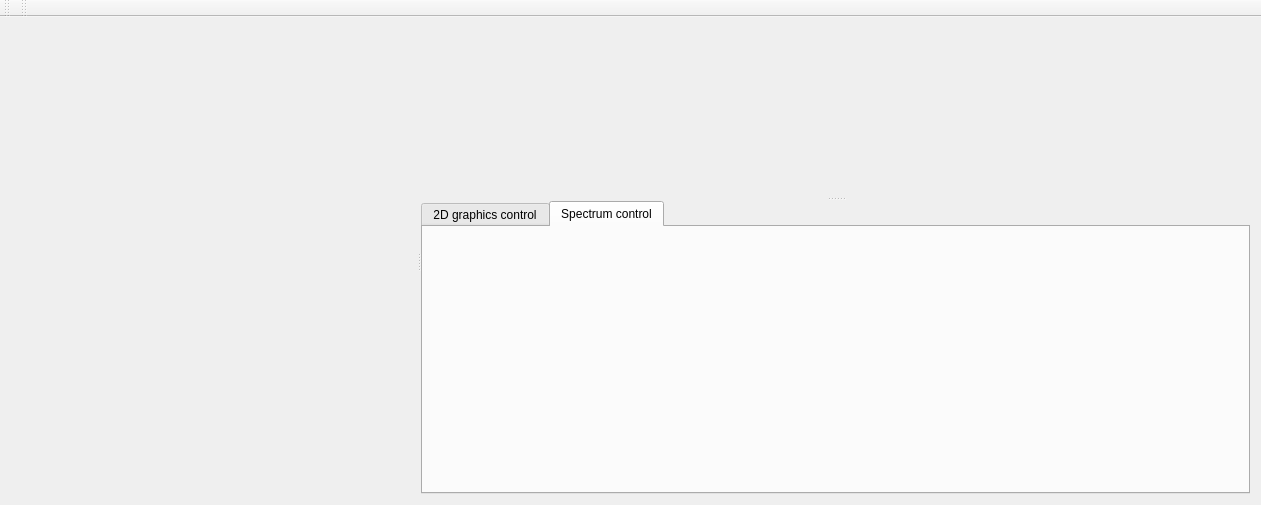
<?xml version="1.0" encoding="UTF-8"?>
<ui version="4.0">
 <class>MainWindow</class>
 <widget class="QMainWindow" name="MainWindow">
  <property name="geometry">
   <rect>
    <x>0</x>
    <y>0</y>
    <width>1261</width>
    <height>505</height>
   </rect>
  </property>
  <property name="windowTitle">
   <string>MainWindow</string>
  </property>
  <widget class="QWidget" name="centralWidget">
   <layout class="QGridLayout" name="gridLayout_3">
    <item row="0" column="0">
     <widget class="QSplitter" name="splitter_2">
      <property name="orientation">
       <enum>Qt::Horizontal</enum>
      </property>
      <widget class="SpectrWidget" name="widget_spectr" native="true"/>
      <widget class="QSplitter" name="splitter">
       <property name="orientation">
        <enum>Qt::Vertical</enum>
       </property>
       <widget class="Widget" name="widget_2D" native="true"/>
       <widget class="QTabWidget" name="widget_tab_control">
        <property name="palette">
         <palette>
          <active>
           <colorrole role="Base">
            <brush brushstyle="SolidPattern">
             <color alpha="255">
              <red>255</red>
              <green>255</green>
              <blue>255</blue>
             </color>
            </brush>
           </colorrole>
          </active>
          <inactive>
           <colorrole role="Base">
            <brush brushstyle="SolidPattern">
             <color alpha="255">
              <red>255</red>
              <green>255</green>
              <blue>255</blue>
             </color>
            </brush>
           </colorrole>
          </inactive>
          <disabled>
           <colorrole role="Base">
            <brush brushstyle="SolidPattern">
             <color alpha="255">
              <red>240</red>
              <green>240</green>
              <blue>240</blue>
             </color>
            </brush>
           </colorrole>
          </disabled>
         </palette>
        </property>
        <property name="currentIndex">
         <number>1</number>
        </property>
        <widget class="QWidget" name="tab">
         <attribute name="title">
          <string>2D graphics control</string>
         </attribute>
         <layout class="QGridLayout" name="gridLayout">
          <item row="0" column="0">
           <widget class="Form" name="widget_contr_2D" native="true"/>
          </item>
         </layout>
        </widget>
        <widget class="QWidget" name="tab_2">
         <attribute name="title">
          <string>Spectrum control</string>
         </attribute>
         <layout class="QGridLayout" name="gridLayout_2">
          <item row="0" column="0">
           <widget class="Form_Spectr" name="widget_spectr_contr" native="true"/>
          </item>
         </layout>
        </widget>
       </widget>
      </widget>
     </widget>
    </item>
   </layout>
  </widget>
  <widget class="QMenuBar" name="menuBar">
   <property name="geometry">
    <rect>
     <x>0</x>
     <y>0</y>
     <width>1261</width>
     <height>21</height>
    </rect>
   </property>
  </widget>
  <widget class="QToolBar" name="mainToolBar">
   <attribute name="toolBarArea">
    <enum>TopToolBarArea</enum>
   </attribute>
   <attribute name="toolBarBreak">
    <bool>false</bool>
   </attribute>
  </widget>
  <widget class="QToolBar" name="toolBar">
   <property name="windowTitle">
    <string>toolBar</string>
   </property>
   <attribute name="toolBarArea">
    <enum>TopToolBarArea</enum>
   </attribute>
   <attribute name="toolBarBreak">
    <bool>false</bool>
   </attribute>
  </widget>
 </widget>
 <layoutdefault spacing="6" margin="11"/>
 <customwidgets>
  <customwidget>
   <class>Widget</class>
   <extends>QWidget</extends>
   <header>widget.h</header>
   <container>1</container>
  </customwidget>
  <customwidget>
   <class>Form</class>
   <extends>QWidget</extends>
   <header>form.h</header>
   <container>1</container>
  </customwidget>
  <customwidget>
   <class>SpectrWidget</class>
   <extends>QWidget</extends>
   <header>spectrwidget.h</header>
   <container>1</container>
  </customwidget>
  <customwidget>
   <class>Form_Spectr</class>
   <extends>QWidget</extends>
   <header>form_spectr.h</header>
   <container>1</container>
  </customwidget>
 </customwidgets>
 <resources/>
 <connections/>
</ui>
